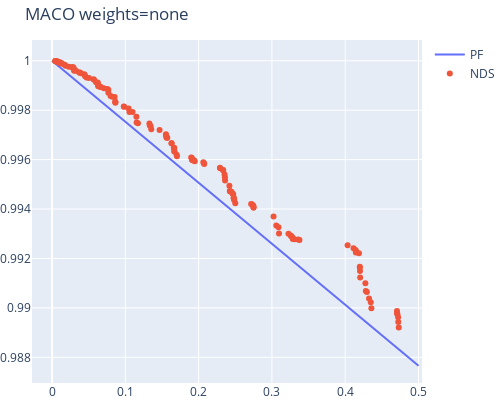
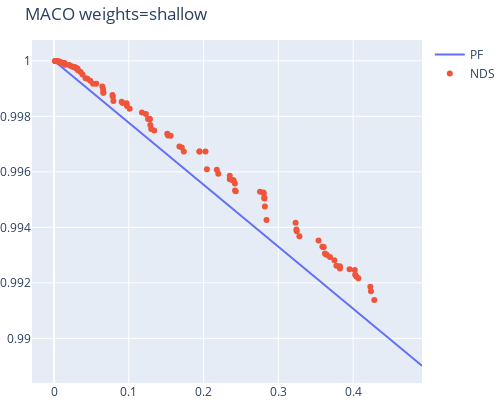
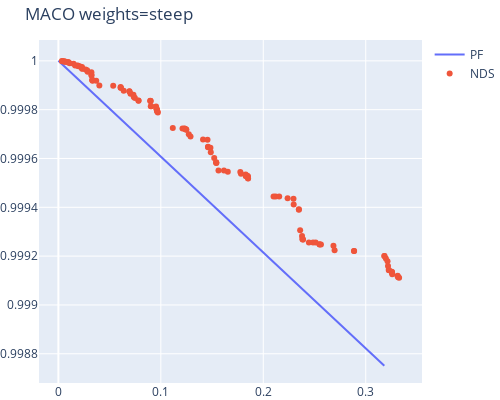

Notebook source saved alongside these figures, in order:
### Markdown cell above
# weigths variation

### Code cell
from moo.maco import MACO
from helper import run_test, plot_front

problem=MACO(n_var=10, wtype=None)
res = run_test(problem)
plot_front(problem, res.F, "MACO weights=none").show()

problem=MACO(n_var=10, wtype="shallow")
res = run_test(problem)
plot_front(problem, res.F, "MACO weights=shallow").show()

problem=MACO(n_var=10, wtype="steep")
res = run_test(problem)
plot_front(problem, res.F, "MACO weights=steep").show()
